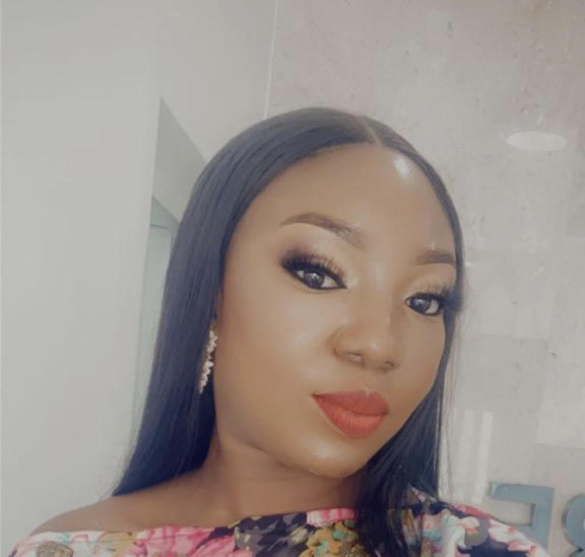
%> input picture Face.jpg, 1170 x 1113 px (shown at 1/2 size)
$ octave Threshold_masked_face.m   (GNU Octave 9; MATLAB toolbox functions it lacks are replaced by stand-ins)
%> lines starting %> are read from the running program, lines starting %| are printed output that depends on the picture; in (x1, y1, x2, y2) boxes, pixels count from 0 and x2, y2 are one past the last pixel; in counts of white or black regions, pixels touching at a corner belong together; the program's own positions count from 1
% Finding the edge using threshold segmentation

imRGB = imread('Face.jpg')  %reading the image
%> imRGB is the input picture: size 1113x1170x3 uint8; mean R, G, B 156, 146, 141.4
[row,col,dim] = size(imRGB)   % getting the dimension of the image
%> row = 1113; col = 1170; dim = 3

% using threshood to get the edges
for i =1: row
    for j =1: col
        if (imRGB(i,j,2)<182 & imRGB(i,j,1)<162) & (abs(imRGB(i,j,1)-imRGB(i,j,2))>18)
            im_edge(i,j,:) = imRGB(i,j,:);
        end
    end
end
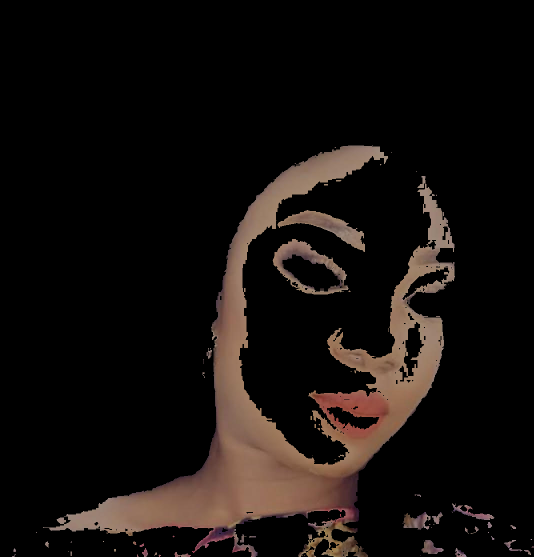
%> im_edge: size 1113x1067x3 uint8 (shown at 1/2 size); mean R, G, B 20.7, 15.6, 13.1

im_eg = edge(rgb2gray(im_edge));  %converting image to grey
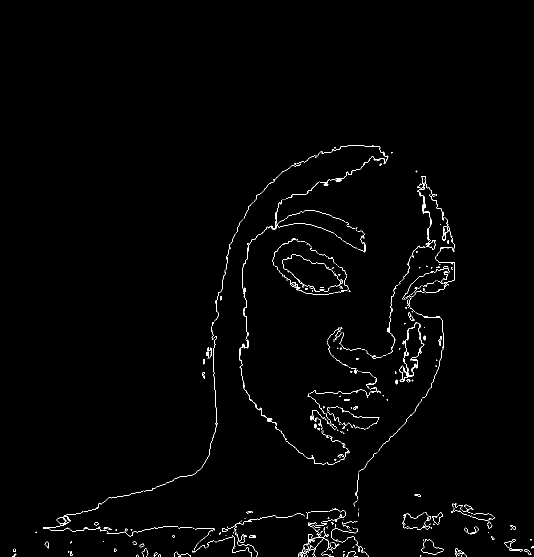
%> im_eg: size 1113x1067 logical (shown at 1/2 size); 1.1% white in thin lines or dots, all inside (x1, y1, x2, y2) = (24, 290, 1067, 1113)

% masking the face

imHSV = rgb2hsv(imRGB);  % converting to
%> imHSV: size 1113x1170x3 double; mean H, S, V 0.204, 0.143, 0.621

% getting the threshold using the image
hT = 0.6;
sT = 0.3;
vT = 0.9;

Lface = imHSV(:,:,3) <hT & imHSV(:,:,1) >vT & imHSV(:,:,2)< sT;
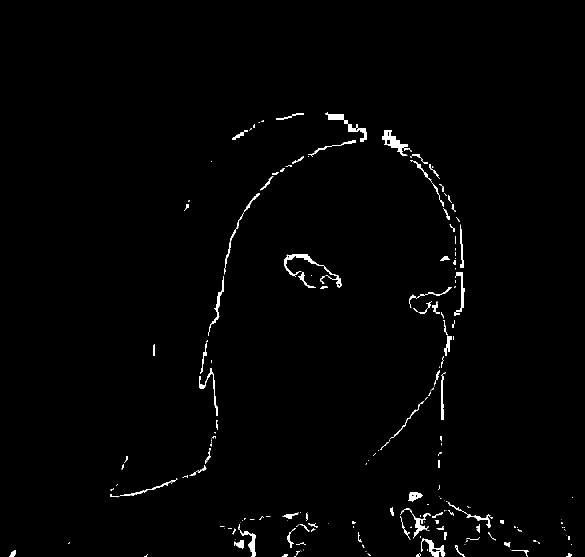
%> Lface: size 1113x1170 logical (shown at 1/2 size); 1.1% white; 232 white regions (135 under 20 px), largest, box (x1, y1, x2, y2) and area: (765, 260, 824, 312) 940, (650, 225, 731, 283) 855, (568, 508, 648, 552) 686
Lface255 =Lface*255

imFace(:,:,1) = imRGB(:,:,1).*uint8(Lface);
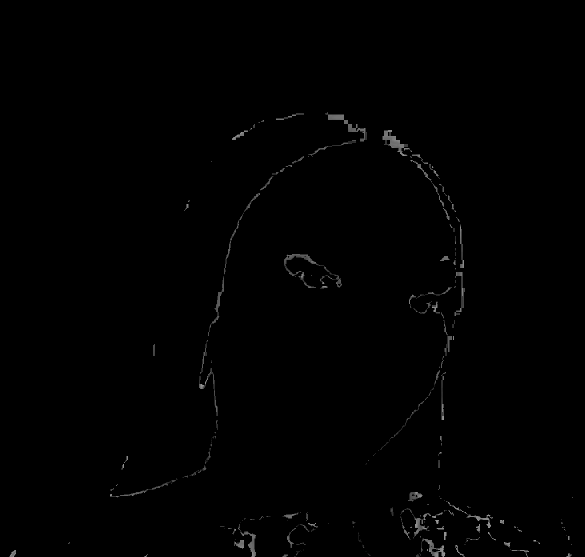
%> imFace: size 1113x1170 uint8 (shown at 1/2 size); min 0, max 152, mean 1.1
imFace(:,:,2) = imRGB(:,:,2).*uint8(Lface);
imFace(:,:,3) = imRGB(:,:,3).*uint8(Lface);
%> imFace: size 1113x1170x3 uint8; mean H, S, V 1.1, 1, 1

imFace(970:end,:,:) = 0
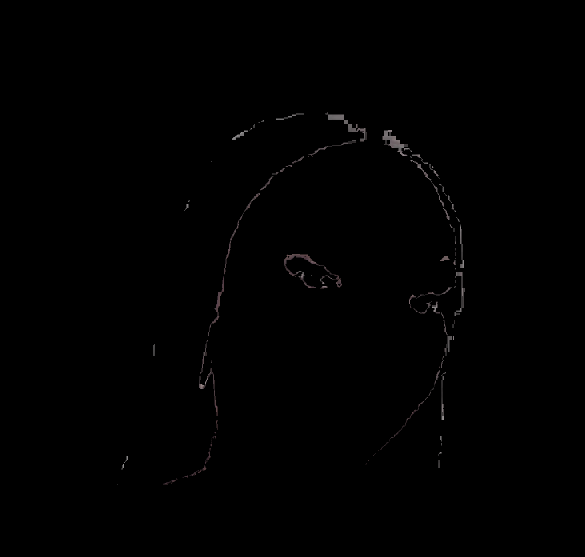
%> imFace: size 1113x1170x3 uint8 (shown at 1/2 size); mean R, G, B 0.7, 0.6, 0.7

% Display of input and output images

figure('Name', 'Threshold Masked Face');
subplot(2,3,1), imshow(imHSV);
title ('HSV');
subplot(2,3,2), imshow(im_edge);
title('Threshold face')
subplot(2,3,3), imshow(im_eg);
title ('Segmented face in grey');
subplot(2,3,4), imshow(Lface255);
title('Mask')
subplot(2,3,5), imshow(imFace);
title ('Seg-Face only');
subplot(2,3,6), imshow(edge(rgb2gray(imFace)));
%> after `imshow(edge(rgb2gray(imFace)))`:
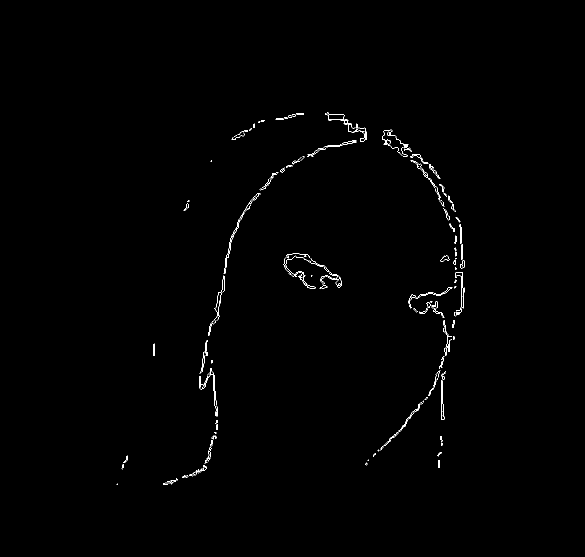
%> displayed picture: size 1113x1170 logical (shown at 1/2 size); 0.47% white in thin lines or dots, all inside (x1, y1, x2, y2) = (233, 224, 930, 970)
title ('Edge-Face');
